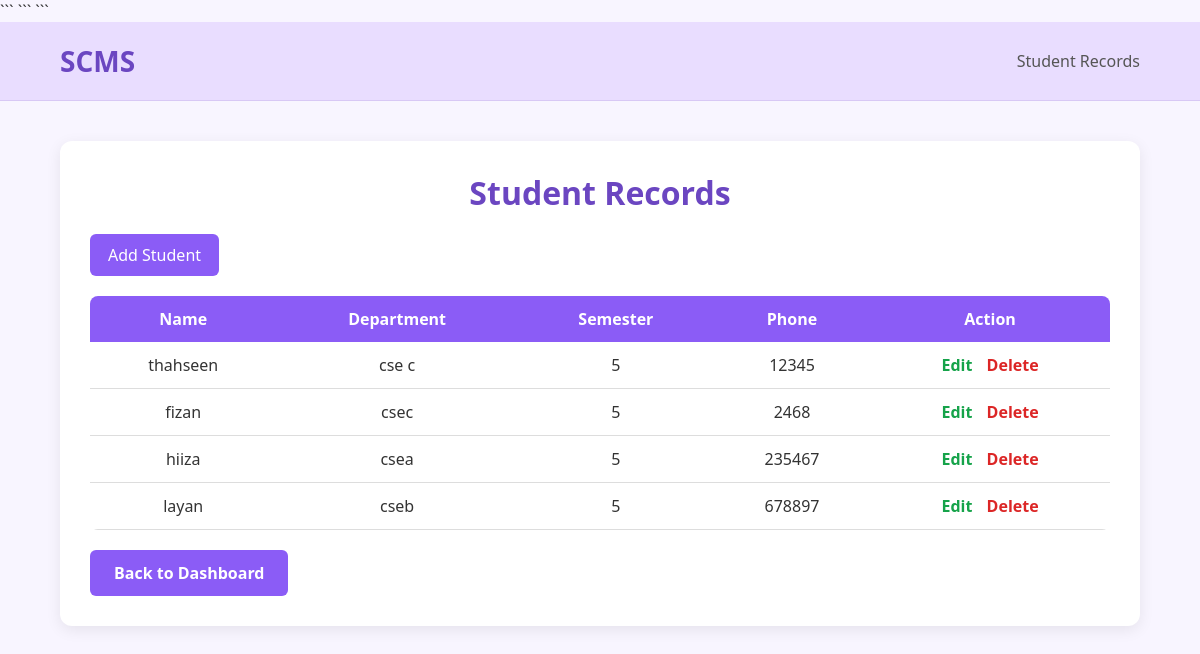
The app's page /students/ (signed in) with its own data.
### myapp/models.py (models this page shows, shortened)
class StudentRecord(models.Model):
    student = models.OneToOneField(
        User,
        on_delete=models.CASCADE
    )
    department = models.CharField(
        max_length=100
    )
    semester = models.IntegerField()
    phone = models.CharField(
        max_length=15
    )

### myapp/views.py (the view)
@login_required
@user_passes_test(is_admin)
def student_list(request):
    students = StudentRecord.objects.all()
    return render(
        request,
        'student_list.html',
        {'students': students}
    )

### myapp/views.py (called while the page is built)
def is_admin(user):
    return user.is_superuser

### templates/student_list.html (shortened to what this page needs)
<!DOCTYPE html>
<html lang="en">
<head>
    ```
</head>
<body>
    ```
    <div class="head">
        <h2>SCMS</h2>
        <span>Student Records</span>
    </div>
    <div class="container">
        <h1>Student Records</h1>
        <a href="{% url 'add_student' %}" class="add-btn">
            Add Student
        </a>
        <table>
            <tr>
                <th>Name</th>
                <th>Department</th>
                <th>Semester</th>
                <th>Phone</th>
                <th>Action</th>
            </tr>
            {% for student in students %}
            <tr>
                <td>{{ student.student.username }}</td>
                <td>{{ student.department }}</td>
                <td>{{ student.semester }}</td>
                <td>{{ student.phone }}</td>
                <td>
                    <a href="{% url 'edit_student' student.id %}" class="edit-btn">
                        Edit
                    </a>
                    <a href="{% url 'delete_student' student.id %}" class="delete-btn">
                        Delete
                    </a>
                </td>
            </tr>
            {% endfor %}
        </table>
        <a href="{% url 'admin_dashboard' %}" class="back-btn">
            Back to Dashboard
        </a>
    </div>
</body>
</html>

### templates/student_list.html (style rules this page uses)
* { margin: 0; padding: 0; box-sizing: border-box; }
body { font-family: 'Segoe UI', sans-serif; background-color: #f8f5ff; min-height: 100vh; color: #333; }
.head { display: flex; justify-content: space-between; align-items: center; padding: 20px 60px; background-color: #e9ddff; border-bottom: 1px solid #d8c8f5; }
.head h2 { color: #6b46c1; font-size: 28px; }
.head span { color: #555; font-size: 16px; }
.container { width: 90%; max-width: 1100px; margin: 40px auto; background: white; padding: 30px; border-radius: 12px; box-shadow: 0px 4px 15px rgba(0, 0, 0, 0.08); }
h1 { color: #6b46c1; margin-bottom: 20px; text-align: center; }
.add-btn { display: inline-block; text-decoration: none; background-color: #8b5cf6; color: white; padding: 10px 18px; border-radius: 6px; margin-bottom: 20px; transition: 0.3s; }
table { width: 100%; border-collapse: collapse; overflow: hidden; border-radius: 8px; }
th { background-color: #8b5cf6; color: white; padding: 12px; }
td { padding: 12px; text-align: center; border-bottom: 1px solid #ddd; }
.edit-btn { text-decoration: none; color: #16a34a; font-weight: 600; margin-right: 10px; }
.delete-btn { text-decoration: none; color: #dc2626; font-weight: 600; }
.back-btn { display: inline-block; text-decoration: none; background: #8b5cf6; color: white; padding: 12px 24px; border-radius: 6px; font-weight: 600; margin-top: 20px; transition: .3s; }

### records on screen
StudentRecord: student.username "thahseen", department "cse c", semester "5", phone "12345"
StudentRecord: student.username "fizan", department "csec", semester "5", phone "2468"
StudentRecord: student.username "hiiza", department "csea", semester "5", phone "235467"
StudentRecord: student.username "layan", department "cseb", semester "5", phone "678897"
